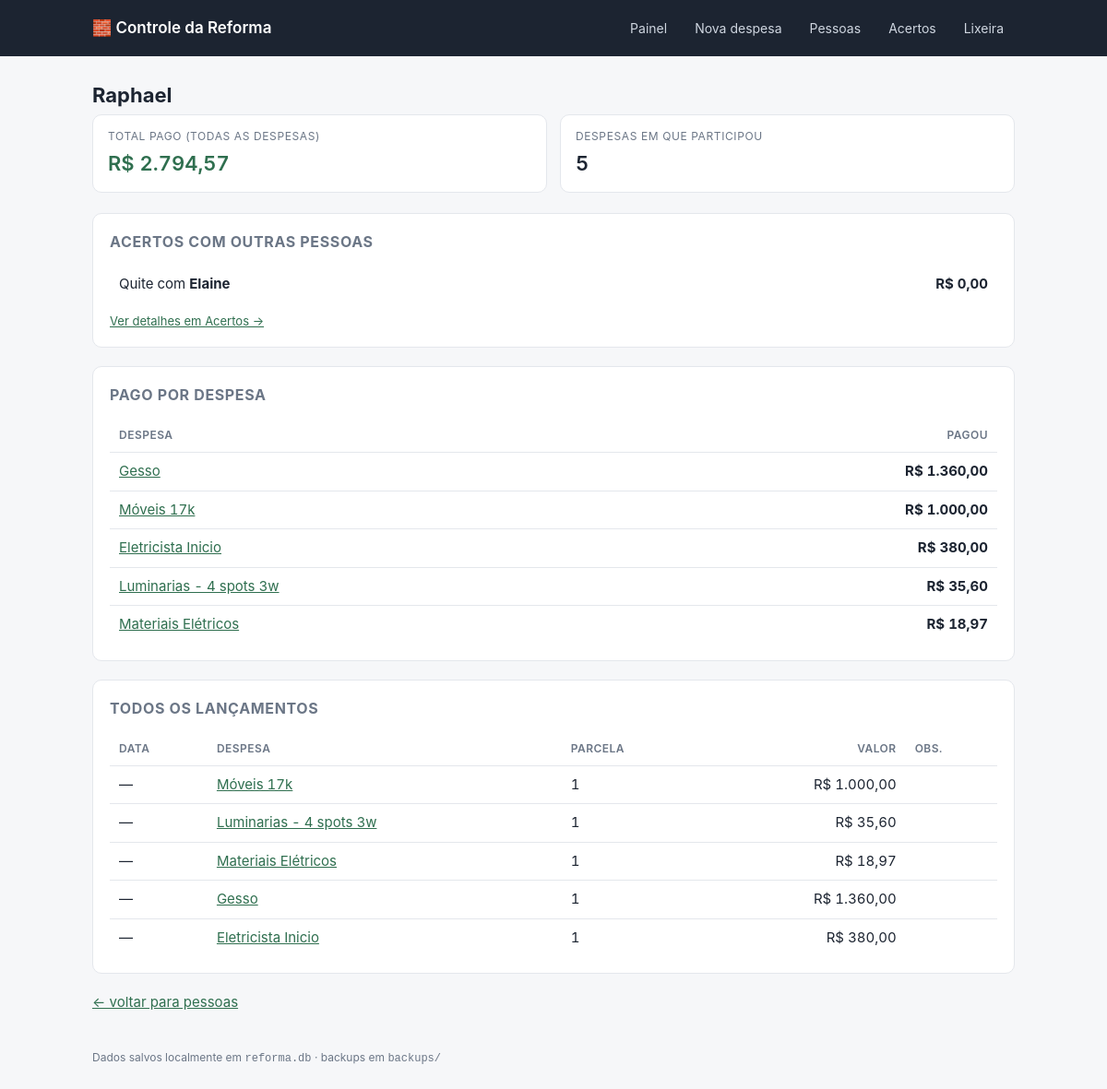
/pessoas/1, run on the app's committed database.
### tables this page shows
CREATE TABLE pessoa (
    id      INTEGER PRIMARY KEY AUTOINCREMENT,
    nome    TEXT NOT NULL UNIQUE,
    ativo   INTEGER NOT NULL DEFAULT 1
);

CREATE TABLE despesa (
    id            INTEGER PRIMARY KEY AUTOINCREMENT,
    nome          TEXT NOT NULL,
    categoria     TEXT,
    observacao    TEXT,
    valor_total   INTEGER NOT NULL,          -- centavos
    qtd_parcelas  INTEGER NOT NULL,
    criado_em     TEXT NOT NULL DEFAULT (datetime('now','localtime'))
, excluido_em TEXT, pagador_id INTEGER REFERENCES pessoa(id));

CREATE TABLE pagamento (
    id          INTEGER PRIMARY KEY AUTOINCREMENT,
    parcela_id  INTEGER NOT NULL REFERENCES parcela(id) ON DELETE CASCADE,
    pessoa_id   INTEGER NOT NULL REFERENCES pessoa(id),
    valor       INTEGER NOT NULL,            -- centavos
    data        TEXT,                        -- YYYY-MM-DD (opcional)
    observacao  TEXT,
    criado_em   TEXT NOT NULL DEFAULT (datetime('now','localtime'))
);

CREATE TABLE parcela (
    id          INTEGER PRIMARY KEY AUTOINCREMENT,
    despesa_id  INTEGER NOT NULL REFERENCES despesa(id) ON DELETE CASCADE,
    numero      INTEGER NOT NULL,
    valor       INTEGER NOT NULL,            -- centavos
    vencimento  TEXT,                        -- YYYY-MM-DD (opcional)
    UNIQUE (despesa_id, numero)
);

### app.py (the view)
@app.route("/pessoas/<int:pessoa_id>")
def detalhe_pessoa(pessoa_id):
    pessoa, por_despesa, lancamentos, total = db.extrato_pessoa(pessoa_id)
    if not pessoa:
        flash("Pessoa não encontrada.", "erro")
        return redirect(url_for("pessoas"))
    return render_template(
        "pessoa.html",
        pessoa=pessoa,
        por_despesa=por_despesa,
        lancamentos=lancamentos,
        total=total,
        saldos=db.saldos_entre_pessoas(pessoa_id),
    )

### app.py (called while the page is built)
def brl(centavos):
    if centavos is None:
        centavos = 0
    sinal = "-" if centavos < 0 else ""
    centavos = abs(int(centavos))
    inteiro, cents = divmod(centavos, 100)
    return f"{sinal}R$ {inteiro:,.0f}".replace(",", ".") + f",{cents:02d}"

def data_br(iso):
    if not iso:
        return "—"
    partes = str(iso)[:10].split("-")
    return "/".join(reversed(partes)) if len(partes) == 3 else iso

@app.after_request
def backup_apos_alteracao(response):
    if request.method == "POST":
        try:
            backup.fazer_backup()
        except Exception as e:  # backup nunca pode derrubar o app
            print(f"[backup] falhou: {e}")
    return response

@app.context_processor
def inject_globals():
    return {"pessoas_ativas": db.listar_pessoas(somente_ativas=True)}

### db.py (called while the page is built)
def connect():
    conn = sqlite3.connect(DB_PATH)
    conn.row_factory = sqlite3.Row
    conn.execute("PRAGMA foreign_keys = ON")
    return conn

@contextmanager
def get_db():
    conn = connect()
    try:
        yield conn
        conn.commit()
    except Exception:
        conn.rollback()
        raise
    finally:
        conn.close()

def listar_pessoas(somente_ativas=False):
    with get_db() as conn:
        sql = "SELECT * FROM pessoa"
        if somente_ativas:
            sql += " WHERE ativo = 1"
        sql += " ORDER BY nome COLLATE NOCASE"
        return conn.execute(sql).fetchall()

### templates/pessoa.html (shortened to what this page needs)
{% extends "base.html" %}
{% block conteudo %}
<h1>{{ pessoa.nome }}</h1>
<div class="grid-cards">
  <div class="stat verde">
    <div class="rotulo">Total pago (todas as despesas)</div>
    <div class="valor">{{ total|brl }}</div>
  </div>
  <div class="stat">
    <div class="rotulo">Despesas em que participou</div>
    <div class="valor">{{ por_despesa|length }}</div>
  </div>
</div>
{% if saldos %}
<div class="card">
  <h2>Acertos com outras pessoas</h2>
  <table>
    <tbody>
      {% for s in saldos %}
      <tr>
        <td>
          {% if s.valor == 0 %}Quite com <strong>{{ s.credor if s.devedor_id == pessoa.id else s.devedor }}</strong>
          {% else %}<strong>{{ s.devedor }}</strong> deve para <strong>{{ s.credor }}</strong>{% endif %}
        </td>
        <td class="num"><strong>{{ s.valor|brl }}</strong></td>
      </tr>
      {% endfor %}
    </tbody>
  </table>
  <p class="pequeno" style="margin:10px 0 0"><a href="{{ url_for('acertos') }}">Ver detalhes em Acertos →</a></p>
</div>
{% endif %}
<div class="card">
  <h2>Pago por despesa</h2>
  {% if por_despesa %}
  <table>
    <thead><tr><th>Despesa</th><th class="num">Pagou</th></tr></thead>
    <tbody>
      {% for d in por_despesa %}
      <tr>
        <td><a href="{{ url_for('detalhe_despesa', despesa_id=d.id) }}">{{ d.nome }}</a></td>
        <td class="num"><strong>{{ d.total|brl }}</strong></td>
      </tr>
      {% endfor %}
    </tbody>
  </table>
  {% else %}<p class="vazio">Nenhum pagamento lançado para esta pessoa.</p>{% endif %}
</div>
<div class="card">
  <h2>Todos os lançamentos</h2>
  {% if lancamentos %}
  <div class="tabela-scroll">
  <table>
    <thead><tr><th>Data</th><th>Despesa</th><th>Parcela</th><th class="num">Valor</th><th>Obs.</th></tr></thead>
    <tbody>
      {% for l in lancamentos %}
      <tr>
        <td>{{ l.data|data_br }}</td>
        <td><a href="{{ url_for('detalhe_despesa', despesa_id=l.despesa_id) }}">{{ l.despesa }}</a></td>
        <td>{{ l.parcela_numero }}</td>
        <td class="num">{{ l.valor|brl }}</td>
        <td class="pequeno suave">{{ l.observacao or '' }}</td>
      </tr>
      {% endfor %}
    </tbody>
  </table>
  </div>
  {% else %}<p class="vazio">Sem lançamentos.</p>{% endif %}
</div>
<p><a href="{{ url_for('pessoas') }}">← voltar para pessoas</a></p>
{% endblock %}

### static/style.css (style rules this page uses)
:root { --bg: #f6f7f9; --card: #ffffff; --linha: #e4e7ec; --texto: #1c2431; --suave: #6b7686; --acento: #2f6f4f; --acento-claro: #e8f3ec; --alerta: #b23c3c; --alerta-claro: #fdecec; --aviso: #a5741a; --aviso-claro: #fdf4e3; --raio: 10px; }
* { box-sizing: border-box; }
body { margin: 0; background: var(--bg); color: var(--texto); font: 15px/1.5 -apple-system, BlinkMacSystemFont, "Segoe UI", Roboto, Helvetica, Arial, sans-serif; }
h1 { font-size: 22px; margin: 0 0 4px; }
h2 { font-size: 16px; margin: 0 0 14px; text-transform: uppercase; letter-spacing: .04em; color: var(--suave); }
a { color: var(--acento); }
.card { background: var(--card); border: 1px solid var(--linha); border-radius: var(--raio); padding: 18px; margin-bottom: 20px; }
.grid-cards { display: grid; grid-template-columns: repeat(auto-fit, minmax(180px, 1fr)); gap: 14px; margin-bottom: 22px; }
.stat { background: var(--card); border: 1px solid var(--linha); border-radius: var(--raio); padding: 14px 16px; }
.stat .rotulo { font-size: 12px; text-transform: uppercase; letter-spacing: .05em; color: var(--suave); }
.stat .valor { font-size: 22px; font-weight: 600; margin-top: 4px; font-variant-numeric: tabular-nums; }
.stat.verde .valor { color: var(--acento); }
table { width: 100%; border-collapse: collapse; font-variant-numeric: tabular-nums; }
th, td { padding: 9px 10px; text-align: left; border-bottom: 1px solid var(--linha); vertical-align: middle; }
th { font-size: 12px; text-transform: uppercase; letter-spacing: .04em; color: var(--suave); font-weight: 600; }
td.num, th.num { text-align: right; }
tr:last-child td { border-bottom: none; }
.tabela-scroll { overflow-x: auto; }
.suave { color: var(--suave); }
.pequeno { font-size: 13px; }

### data on the page
pessoa: nome "Raphael"
pessoa: nome "Elaine"
despesa: nome "Gesso", total|brl "R$ 1.360,00"
despesa: nome "Móveis 17k", total|brl "R$ 1.000,00"
despesa: nome "Eletricista Inicio", total|brl "R$ 380,00"
despesa: nome "Luminarias - 4 spots 3w", total|brl "R$ 35,60"
despesa: nome "Materiais Elétricos", total|brl "R$ 18,97"
pagamento: data|data_br "—", despesa "Móveis 17k", parcela_numero "1", valor|brl "R$ 1.000,00"
pagamento: data|data_br "—", despesa "Luminarias - 4 spots 3w", parcela_numero "1", valor|brl "R$ 35,60"
pagamento: data|data_br "—", despesa "Materiais Elétricos", parcela_numero "1", valor|brl "R$ 18,97"
pagamento: data|data_br "—", despesa "Gesso", parcela_numero "1", valor|brl "R$ 1.360,00"
pagamento: data|data_br "—", despesa "Eletricista Inicio", parcela_numero "1", valor|brl "R$ 380,00"

### other printed values
{{ total|brl }} "R$ 2.794,57"
{{ por_despesa|length }} "5"
{{ s.valor|brl }} "R$ 0,00"
